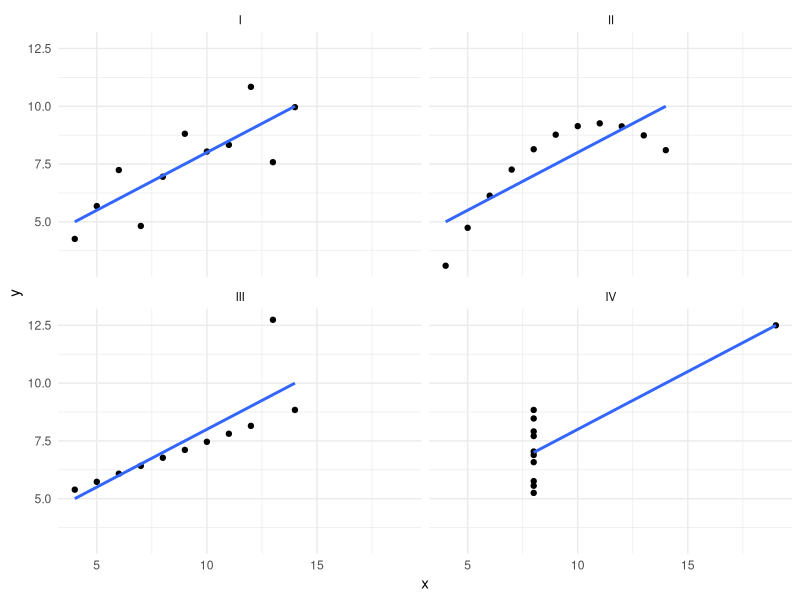

Recreate this plot in R. (Note: this script raises an error after producing the figure.)
## ---- chunk 1
#| include: false
library(dplyr)
library(tidyr)
library(ggplot2)

anscombe_tidy <- anscombe %>%
  mutate(observation = row_number()) %>%
  pivot_longer(-observation, names_to = "key", values_to = "value") %>%
  separate(key, c("variable", "set"), 1, convert = TRUE) %>%
  mutate(set = c("I", "II", "III", "IV")[set]) %>%
  pivot_wider(names_from = variable, values_from = value)

example_srvy <- tibble::tribble(
  ~id, ~region, ~q_d1, ~q_d2_1, ~weight,
   1L,   1L,    1L,      0L,    1740,
   2L,   1L,    1L,      0L,    1428,
   3L,   2L,    1L,      2L,     496,
   4L,   2L,    1L,      2L,     550,
   5L,   3L,    1L,      1L,    1762,
   6L,   4L,    1L,      0L,    1004,
   7L,   4L,    1L,      0L,     522,
   8L,   3L,    2L,      0L,    1099,
   9L,   4L,    2L,      2L,    1295
  )
## ---- chunk 2
head(anscombe_tidy)
## ---- chunk 3
anscombe_tidy %>% 
  filter(set == "I") %>% 
  summarize(
    x_mean = mean(x),
    x_sd = sd(x),
    y_mean = mean(y),
    y_sd = sd(y),
    correlation = cor(x, y)
  )
## ---- chunk 4
anscombe_tidy %>% 
  group_by(set) %>%
  summarize(
    x_mean = mean(x),
    x_sd = sd(x, na.rm = TRUE),
    y_mean = mean(y),
    y_sd = sd(y, na.rm = TRUE),
    correlation = cor(x, y)
  )
## ---- chunk 5
ggplot(anscombe_tidy, aes(x, y)) +
  geom_point() +
  facet_wrap( ~ set) +
  geom_smooth(method = "lm", se = FALSE) +
  theme_minimal()
## ---- chunk 6
data(anes_2020)

anes_2020 %>%
  select(-matches("^V\\d")) %>%
  glimpse()
## ---- chunk 7
example_srvy %>%
  glimpse()
## ---- chunk 8
example_srvy %>%
  summarize(across(where(is.numeric), ~ mean(.x, na.rm = TRUE)))
## ---- chunk 9
svy_dat %>% 
  filter(!is.na(variable))
## ---- chunk 10
anova_out <- recs_des %>%
  svyglm(design = ., formula = SummerTempNight ~ Region, na.action = na.omit)

tidy(anova_out)
